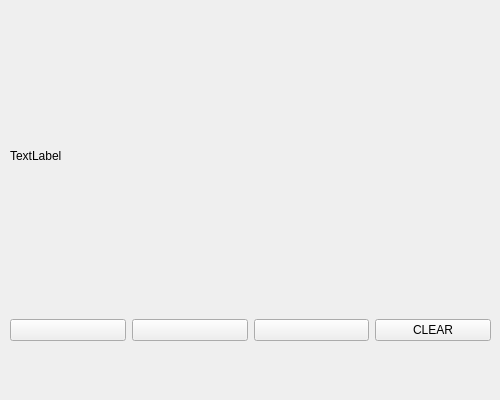
<?xml version="1.0" encoding="UTF-8"?>
<ui version="4.0">
 <class>Form</class>
 <widget class="QWidget" name="Form">
  <property name="geometry">
   <rect>
    <x>0</x>
    <y>0</y>
    <width>500</width>
    <height>400</height>
   </rect>
  </property>
  <property name="windowTitle">
   <string>Form</string>
  </property>
  <widget class="QLabel" name="lb_canvas">
   <property name="geometry">
    <rect>
     <x>10</x>
     <y>10</y>
     <width>471</width>
     <height>291</height>
    </rect>
   </property>
   <property name="text">
    <string>TextLabel</string>
   </property>
  </widget>
  <widget class="QWidget" name="horizontalLayoutWidget">
   <property name="geometry">
    <rect>
     <x>10</x>
     <y>310</y>
     <width>481</width>
     <height>41</height>
    </rect>
   </property>
   <layout class="QHBoxLayout" name="horizontalLayout">
    <item>
     <widget class="QPushButton" name="btn_black">
      <property name="text">
       <string/>
      </property>
     </widget>
    </item>
    <item>
     <widget class="QPushButton" name="btn_red">
      <property name="text">
       <string/>
      </property>
     </widget>
    </item>
    <item>
     <widget class="QPushButton" name="btn_blue">
      <property name="text">
       <string/>
      </property>
     </widget>
    </item>
    <item>
     <widget class="QPushButton" name="btn_clear">
      <property name="text">
       <string>CLEAR</string>
      </property>
     </widget>
    </item>
   </layout>
  </widget>
 </widget>
 <resources/>
 <connections/>
</ui>
